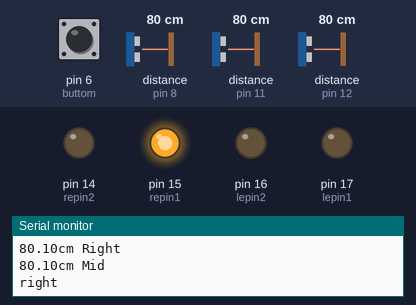
The sketch below on a simulated Arduino Uno, built with avr-gcc and run on an emulated ATmega328P. On the bench: output pins drawn as LEDs (lit = HIGH), the last lines printed to the serial monitor. Wiring (inferred from the names in the program): 3 × ultrasonic range finder: trigger pin 9, echo pin 8 / trigger pin 10, echo pin 11 / trigger pin 13, echo pin 12. Inputs (shaded band) come from the test bench; at power-on: pin 6 (buttom) LOW, distance to the obstacle (sensors on pin 8, pin 12, pin 11) 80 cm. The echo pulse lasts 58.3 µs per cm; pins used as bus, display or sensor lines are not drawn.

Above: at 3.8 s.
3.9 s: pin 6 (buttom) pulled HIGH for 0.8 s
At 4.77 s:
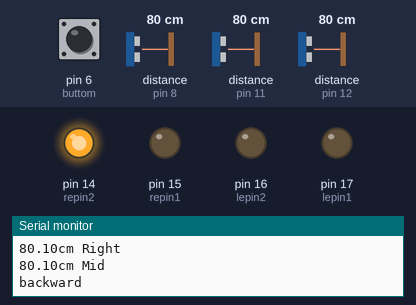
6.5 s: distance to the obstacle (sensor on pin 8) set to 23 cm
8.1 s: distance to the obstacle (sensor on pin 8) set to 19 cm
At 8.6 s:
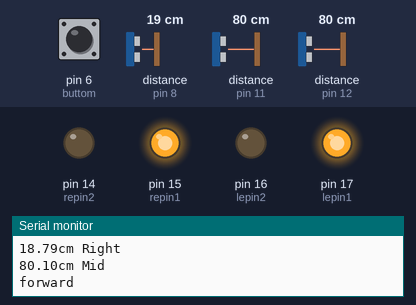
13.1 s: distance to the obstacle (sensor on pin 12) set to 12 cm
16.4 s: distance to the obstacle (sensor on pin 12) set to 9 cm
Timing chart, 0 to 19.4 s (numbered marks = the images above; inputs shaded):
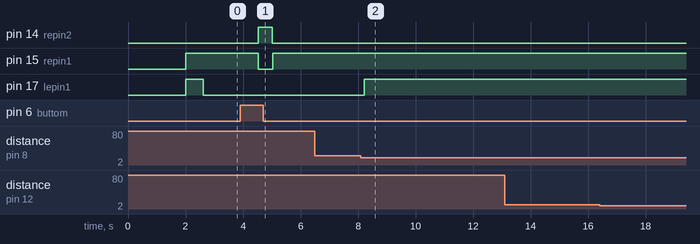

The sketch:

code.ino
```cpp
#define lepin1 17
#define lepin2 16
#define repin1 15
#define repin2 14
#define luspinE 11
#define luspinT 10
#define ruspinE 8
#define ruspinT 9
#define muspinE 12
#define muspinT 13
#define buttom 6
void setup()
{
 Serial.begin(9600);
 pinMode(lepin1,OUTPUT);
 pinMode(lepin2,OUTPUT);
 pinMode(repin1,OUTPUT);
 pinMode(repin2,OUTPUT);
 pinMode(buttom,OUTPUT);
 digitalWrite(6,LOW);
 pinMode(6,INPUT);
 pause(2000);
   forward(600);
}

void loop()
{
  int frequency=0;
  float result[3];
  result[0]=get_distance(luspinE,luspinT);
  result[1]=get_distance(ruspinE,ruspinT);
  result[2]=get_distance(muspinE,muspinT);
  Serial.print(result[0]);
  Serial.println("cm Left\n");
  Serial.print(result[1]);
  Serial.println("cm Right\n");
  Serial.print(result[2]);
  Serial.println("cm Mid\n");
  /*Nonstop VERSION*/

  if(result[1]<=9&&result[0]>=10&&result[0]<13)
  {
    Serial.println("left adjust");
    left(40);
  }
  else if(result[0]<=9&&result[1]>=10&&result[1]<13)
  {
    Serial.println("right adjust");
    right(40);
  }

  if(digitalRead(6)==HIGH)
  {
    pinMode(6,OUTPUT);
    digitalWrite(6,LOW);
    pinMode(6,INPUT);
    Serial.println("backward");
    backward(490);
    pause(20);
  }
  if(result[1]>=20)
  {
    Serial.println("right");
    right(620);
  }
  else
  {
    Serial.println("forward");
    forward(1);
  }
}

float get_distance(int echo, int trig)
{
    float duration;
    pinMode(trig,OUTPUT);
    pinMode(echo,INPUT);
    digitalWrite(trig,HIGH);
    delayMicroseconds(20);//send ultrasound per 10us
    digitalWrite(trig,LOW);
    duration=pulseIn(echo,HIGH,5000000);//time of ultrasound came from and back
    duration=duration/2; //one-way
    return duration/29; //return cm

}
void forward(int t)
{
  analogWrite(lepin1,240);
  analogWrite(lepin2,0);
  analogWrite(repin1,240);
  analogWrite(repin2,0);
  delay(t);
}
void backward(int t)
{
  analogWrite(lepin1,0);
  analogWrite(lepin2,40);
  analogWrite(repin1,0);
  analogWrite(repin2,240);
  delay(t);
}
void right(int t)
{
  analogWrite(lepin1,80);
  analogWrite(lepin2,0);
  analogWrite(repin1,240);
  analogWrite(repin2,0);
  delay(t);
}
void left(int t)
{
  analogWrite(lepin1,240);
  analogWrite(lepin2,0);
  analogWrite(repin1,80);
  analogWrite(repin2,0);
  delay(t);
}

void pause(int t)
{
  analogWrite(lepin1,0);
  analogWrite(lepin2,0);
  analogWrite(repin1,0);
  analogWrite(repin2,0);
  delay(t);
}
```

Measured:
- the behaviour switches between 21 and 20 cm on distance to the obstacle (sensor on pin 8) (found by bisection; images 1 and 2)
- after the input at 3.9 s, pin 14 (repin2): LOW → HIGH after 0.63 s, → LOW 0.49 s later; pin 15 (repin1): HIGH → LOW after 0.63 s, → HIGH 0.51 s later
- after the input at 8.1 s, pin 17 (lepin1): LOW → HIGH after 0.11 s
